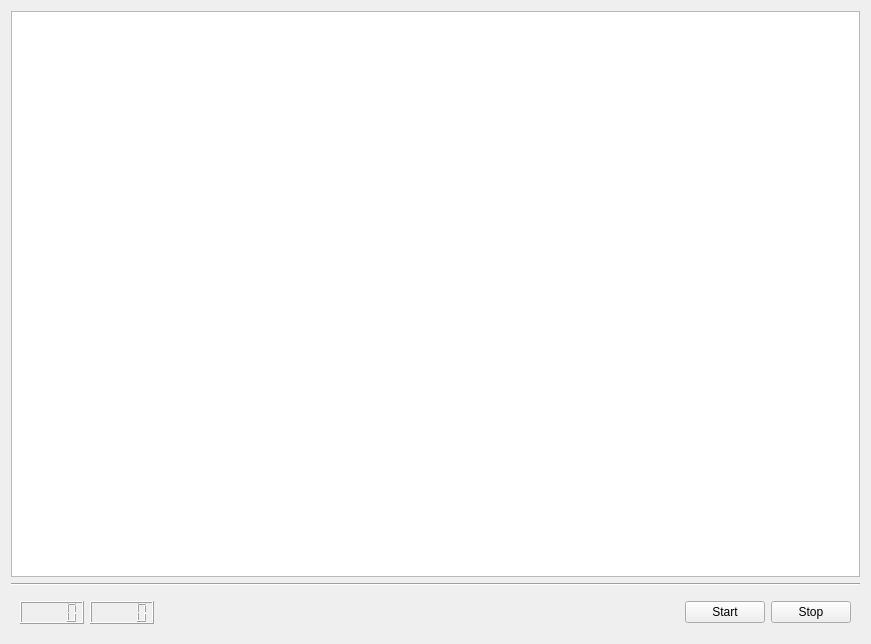
<?xml version="1.0" encoding="UTF-8"?>
<ui version="4.0">
    <class>MainView</class>
    <widget class="QWidget" name="MainView">
        <property name="geometry">
            <rect>
                <x>0</x>
                <y>0</y>
                <width>871</width>
                <height>644</height>
            </rect>
        </property>
        <property name="windowTitle">
            <string>SPP WS22/23 - NBody</string>
        </property>
        <layout class="QVBoxLayout" name="verticalLayout">
            <item>
                <widget class="QGraphicsView" name="graphics_view"/>
            </item>
            <item>
                <widget class="Line" name="line">
                    <property name="orientation">
                        <enum>Qt::Horizontal</enum>
                    </property>
                </widget>
            </item>
            <item>
                <widget class="QWidget" name="widget_ctrl" native="true">
                    <layout class="QHBoxLayout" name="horizontalLayout">
                        <item>
                            <widget class="QLCDNumber" name="lcd_fps"/>
                        </item>
                        <item>
                            <widget class="QLCDNumber" name="lcd_timestep"/>
                        </item>
                        <item>
                            <spacer name="horizontalSpacer">
                                <property name="orientation">
                                    <enum>Qt::Horizontal</enum>
                                </property>
                                <property name="sizeHint" stdset="0">
                                    <size>
                                        <width>40</width>
                                        <height>20</height>
                                    </size>
                                </property>
                            </spacer>
                        </item>
                        <item>
                            <widget class="QPushButton" name="button_start">
                                <property name="text">
                                    <string>Start</string>
                                </property>
                            </widget>
                        </item>
                        <item>
                            <widget class="QPushButton" name="button_stop">
                                <property name="text">
                                    <string>Stop</string>
                                </property>
                            </widget>
                        </item>
                    </layout>
                </widget>
            </item>
        </layout>
    </widget>
    <resources/>
    <connections/>
</ui>
